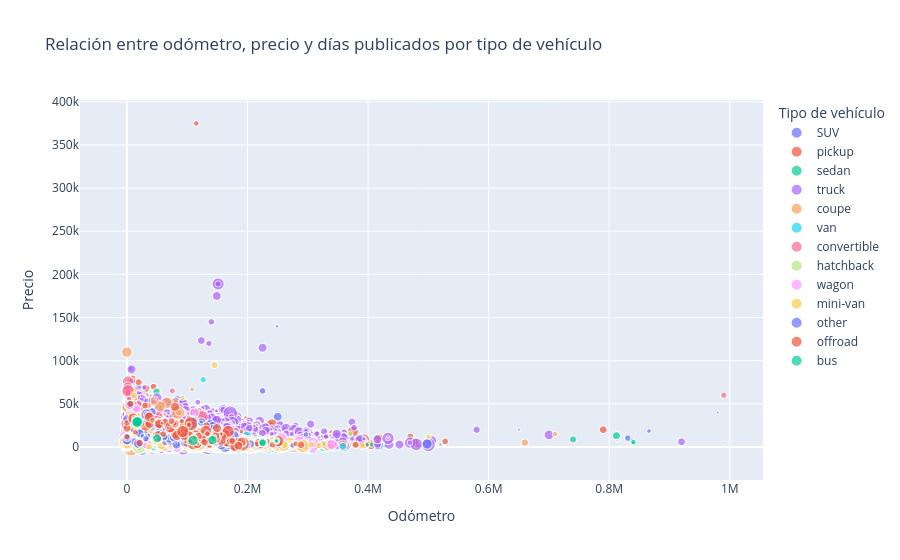

Notebook cell for this chart:
### Code cell
import pandas as pd
import plotly.express as px
import plotly.graph_objects as go

datos_vehiculos = pd.read_csv("/mnt/c/Users/Usuario/Desktop/Proyecto Sprint 7/Proyecto-sprint-7/datos/vehicles_us.csv")
fig = px.scatter(
    datos_vehiculos,
    x="odometer",
    y="price",
    size="days_listed",
    color="type",
    hover_name="model",
    title="Relación entre odómetro, precio y días publicados por tipo de vehículo",
    labels={
        "odometer": "Odómetro",
        "price": "Precio",
        "days_listed": "Días publicado",
        "type": "Tipo de vehículo",
        "model": "Modelo"
    }
)

fig.show()

### Figure 1 — Plotly figure (JSON) as saved in the notebook; plotly's stock layout.template omitted (floating-point values rounded to 4 significant figures; data arrays with more than 128 entries replaced by an {"elided": "..."} marker saying what was removed)
{"data": [{"hovertemplate": "<b>%{hovertext}</b><br><br>Tipo de vehículo=SUV<br>Odómetro=%{x}<br>Precio=%{y}<br>Días publicado=%{marker.size}<extra></extra>", "hovertext": {"elided": "12405 str values"}, "legendgroup": "SUV", "marker": {"color": "#636efa", "size": {"elided": "12405 int values"}, "sizemode": "area", "sizeref": 0.6775, "symbol": "circle"}, "mode": "markers", "name": "SUV", "showlegend": true, "type": "scattergl", "x": {"elided": "12405 float values"}, "xaxis": "x", "y": {"elided": "12405 int values"}, "yaxis": "y"}, {"hovertemplate": "<b>%{hovertext}</b><br><br>Tipo de vehículo=pickup<br>Odómetro=%{x}<br>Precio=%{y}<br>Días publicado=%{marker.size}<extra></extra>", "hovertext": {"elided": "6988 str values"}, "legendgroup": "pickup", "marker": {"color": "#EF553B", "size": {"elided": "6988 int values"}, "sizemode": "area", "sizeref": 0.6775, "symbol": "circle"}, "mode": "markers", "name": "pickup", "showlegend": true, "type": "scattergl", "x": {"elided": "6988 float values"}, "xaxis": "x", "y": {"elided": "6988 int values"}, "yaxis": "y"}, {"hovertemplate": "<b>%{hovertext}</b><br><br>Tipo de vehículo=sedan<br>Odómetro=%{x}<br>Precio=%{y}<br>Días publicado=%{marker.size}<extra></extra>", "hovertext": {"elided": "12154 str values"}, "legendgroup": "sedan", "marker": {"color": "#00cc96", "size": {"elided": "12154 int values"}, "sizemode": "area", "sizeref": 0.6775, "symbol": "circle"}, "mode": "markers", "name": "sedan", "showlegend": true, "type": "scattergl", "x": {"elided": "12154 float values"}, "xaxis": "x", "y": {"elided": "12154 int values"}, "yaxis": "y"}, {"hovertemplate": "<b>%{hovertext}</b><br><br>Tipo de vehículo=truck<br>Odómetro=%{x}<br>Precio=%{y}<br>Días publicado=%{marker.size}<extra></extra>", "hovertext": {"elided": "12353 str values"}, "legendgroup": "truck", "marker": {"color": "#ab63fa", "size": {"elided": "12353 int values"}, "sizemode": "area", "sizeref": 0.6775, "symbol": "circle"}, "mode": "markers", "name": "truck", "showlegend": true, "type": "scattergl", "x": {"elided": "12353 float values"}, "xaxis": "x", "y": {"elided": "12353 int values"}, "yaxis": "y"}, {"hovertemplate": "<b>%{hovertext}</b><br><br>Tipo de vehículo=coupe<br>Odómetro=%{x}<br>Precio=%{y}<br>Días publicado=%{marker.size}<extra></extra>", "hovertext": {"elided": "2303 str values"}, "legendgroup": "coupe", "marker": {"color": "#FFA15A", "size": {"elided": "2303 int values"}, "sizemode": "area", "sizeref": 0.6775, "symbol": "circle"}, "mode": "markers", "name": "coupe", "showlegend": true, "type": "scattergl", "x": {"elided": "2303 float values"}, "xaxis": "x", "y": {"elided": "2303 int values"}, "yaxis": "y"}, {"hovertemplate": "<b>%{hovertext}</b><br><br>Tipo de vehículo=van<br>Odómetro=%{x}<br>Precio=%{y}<br>Días publicado=%{marker.size}<extra></extra>", "hovertext": {"elided": "633 str values"}, "legendgroup": "van", "marker": {"color": "#19d3f3", "size": {"elided": "633 int values"}, "sizemode": "area", "sizeref": 0.6775, "symbol": "circle"}, "mode": "markers", "name": "van", "showlegend": true, "type": "scattergl", "x": {"elided": "633 float values"}, "xaxis": "x", "y": {"elided": "633 int values"}, "yaxis": "y"}, {"hovertemplate": "<b>%{hovertext}</b><br><br>Tipo de vehículo=convertible<br>Odómetro=%{x}<br>Precio=%{y}<br>Días publicado=%{marker.size}<extra></extra>", "hovertext": {"elided": "446 str values"}, "legendgroup": "convertible", "marker": {"color": "#FF6692", "size": {"elided": "446 int values"}, "sizemode": "area", "sizeref": 0.6775, "symbol": "circle"}, "mode": "markers", "name": "convertible", "showlegend": true, "type": "scattergl", "x": {"elided": "446 float values"}, "xaxis": "x", "y": {"elided": "446 int values"}, "yaxis": "y"}, {"hovertemplate": "<b>%{hovertext}</b><br><br>Tipo de vehículo=hatchback<br>Odómetro=%{x}<br>Precio=%{y}<br>Días publicado=%{marker.size}<extra></extra>", "hovertext": {"elided": "1047 str values"}, "legendgroup": "hatchback", "marker": {"color": "#B6E880", "size": {"elided": "1047 int values"}, "sizemode": "area", "sizeref": 0.6775, "symbol": "circle"}, "mode": "markers", "name": "hatchback", "showlegend": true, "type": "scattergl", "x": {"elided": "1047 float values"}, "xaxis": "x", "y": {"elided": "1047 int values"}, "yaxis": "y"}, {"hovertemplate": "<b>%{hovertext}</b><br><br>Tipo de vehículo=wagon<br>Odómetro=%{x}<br>Precio=%{y}<br>Días publicado=%{marker.size}<extra></extra>", "hovertext": {"elided": "1541 str values"}, "legendgroup": "wagon", "marker": {"color": "#FF97FF", "size": {"elided": "1541 int values"}, "sizemode": "area", "sizeref": 0.6775, "symbol": "circle"}, "mode": "markers", "name": "wagon", "showlegend": true, "type": "scattergl", "x": {"elided": "1541 float values"}, "xaxis": "x", "y": {"elided": "1541 int values"}, "yaxis": "y"}, {"hovertemplate": "<b>%{hovertext}</b><br><br>Tipo de vehículo=mini-van<br>Odómetro=%{x}<br>Precio=%{y}<br>Días publicado=%{marker.size}<extra></extra>", "hovertext": {"elided": "1161 str values"}, "legendgroup": "mini-van", "marker": {"color": "#FECB52", "size": {"elided": "1161 int values"}, "sizemode": "area", "sizeref": 0.6775, "symbol": "circle"}, "mode": "markers", "name": "mini-van", "showlegend": true, "type": "scattergl", "x": {"elided": "1161 float values"}, "xaxis": "x", "y": {"elided": "1161 int values"}, "yaxis": "y"}, {"hovertemplate": "<b>%{hovertext}</b><br><br>Tipo de vehículo=other<br>Odómetro=%{x}<br>Precio=%{y}<br>Días publicado=%{marker.size}<extra></extra>", "hovertext": {"elided": "256 str values"}, "legendgroup": "other", "marker": {"color": "#636efa", "size": {"elided": "256 int values"}, "sizemode": "area", "sizeref": 0.6775, "symbol": "circle"}, "mode": "markers", "name": "other", "showlegend": true, "type": "scattergl", "x": {"elided": "256 float values"}, "xaxis": "x", "y": {"elided": "256 int values"}, "yaxis": "y"}, {"hovertemplate": "<b>%{hovertext}</b><br><br>Tipo de vehículo=offroad<br>Odómetro=%{x}<br>Precio=%{y}<br>Días publicado=%{marker.size}<extra></extra>", "hovertext": {"elided": "214 str values"}, "legendgroup": "offroad", "marker": {"color": "#EF553B", "size": {"elided": "214 int values"}, "sizemode": "area", "sizeref": 0.6775, "symbol": "circle"}, "mode": "markers", "name": "offroad", "showlegend": true, "type": "scattergl", "x": {"elided": "214 float values"}, "xaxis": "x", "y": {"elided": "214 int values"}, "yaxis": "y"}, {"hovertemplate": "<b>%{hovertext}</b><br><br>Tipo de vehículo=bus<br>Odómetro=%{x}<br>Precio=%{y}<br>Días publicado=%{marker.size}<extra></extra>", "hovertext": ["ford econoline", "ford econoline", "ford econoline", "ford explorer", "ford econoline", "ford econoline", "ford explorer", "ford econoline", "ford econoline", "ford econoline", "ford explorer", "ford econoline", "ford explorer", "ford econoline", "ford econoline", "ford econoline", "hyundai santa fe", "ford explorer", "ford f-250", "ford econoline", "ford econoline", "ford econoline", "ford econoline", "ford econoline"], "legendgroup": "bus", "marker": {"color": "#00cc96", "size": [40, 73, 14, 7, 12, 63, 39, 51, 49, 72, 10, 29, 50, 68, 29, 61, 74, 38, 53, 25, 11, 8, 92, 76], "sizemode": "area", "sizeref": 0.6775, "symbol": "circle"}, "mode": "markers", "name": "bus", "showlegend": true, "type": "scattergl", "x": [142500.0, 17040.0, 142500.0, 225000.0, 17040.0, 17040.0, 225000.0, 17040.0, 17040.0, 17040.0, 225000.0, 17040.0, 225000.0, 17040.0, 248100.0, 142000.0, 109700.0, 225000.0, 50000.0, 248100.0, 248100.0, NaN, 17040.0, 17040.0], "xaxis": "x", "y": [10500, 28990, 10500, 4995, 28990, 28990, 4995, 28990, 28990, 28990, 4995, 28990, 4995, 28990, 6997, 7900, 7500, 4995, 10000, 6997, 6997, 28990, 28990, 28990], "yaxis": "y"}], "layout": {"legend": {"itemsizing": "constant", "title": {"text": "Tipo de vehículo"}, "tracegroupgap": 0}, "title": {"text": "Relación entre odómetro, precio y días publicados por tipo de vehículo"}, "xaxis": {"anchor": "y", "domain": [0, 1], "title": {"text": "Odómetro"}}, "yaxis": {"anchor": "x", "domain": [0, 1], "title": {"text": "Precio"}}}}
